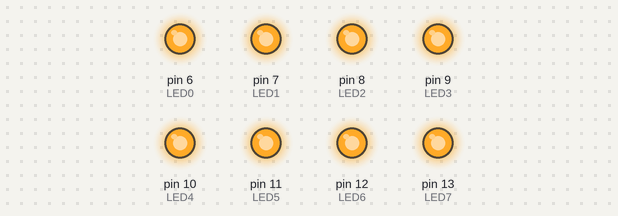
Bench run of a sketch on a simulated Arduino Uno, built with avr-gcc and run on an emulated ATmega328P. Shown: output pins drawn as LEDs (lit = HIGH).

Above: at 0.12 s.
At 2.49 s:
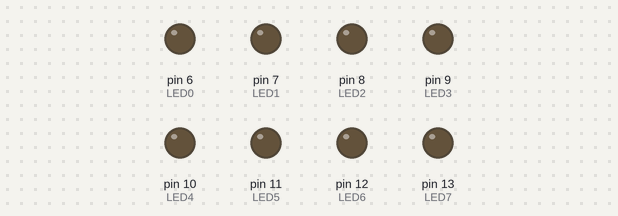
Timing chart, 0 to 3.0 s (numbered marks = the images above):
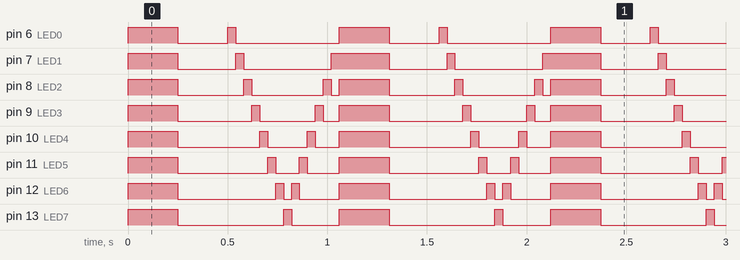

The sketch:

LEDs_Kit-on-a-Shield.ino
```cpp
/*Upload the code to watch the LEDs
  light up back and forth.
*/

const int LED0 =  6;
const int LED1 =  7;
const int LED2 =  8;
const int LED3 =  9;
const int LED4 = 10;
const int LED5 = 11;
const int LED6 = 12;
const int LED7 = 13;

void setup() {

  pinMode (LED0, OUTPUT);
  pinMode (LED1, OUTPUT);
  pinMode (LED2, OUTPUT);
  pinMode (LED3, OUTPUT);
  pinMode (LED4, OUTPUT);
  pinMode (LED5, OUTPUT);
  pinMode (LED6, OUTPUT);
  pinMode (LED7, OUTPUT);


}

void loop() {

  // ALL LEDS ON
  for (int i = LED0; i < LED7 + 1; i++) {
    digitalWrite (i, HIGH);
  }
  delay(250);

  // ALL LEDS OFF
  for (int i = LED0; i < LED7 + 1; i++) {
    digitalWrite (i, LOW);
  }
  delay(250);

  // SCAN UP
  for (int i = LED0; i < LED7; i++) {
    digitalWrite(i, HIGH);
    if (i == LED0) digitalWrite(i + 1, LOW);
    if (i > LED0) digitalWrite(i - 1, LOW);
    delay(40);
  }

  // SCAN DOWN
  for (int i = LED7; i > LED0; i--) {
    digitalWrite(i, HIGH);
    if (i == LED7) digitalWrite(i - 1, LOW);
    if (i < LED7) digitalWrite(i + 1, LOW);
    delay(40);
  }

}
```

Measured:
- by itself, pin 6 (LED0): repeats every 1.1 s: LOW 0.25 s, HIGH 0.04 s, LOW 0.52 s, HIGH 0.25 s
- by itself, pin 7 (LED1): repeats every 1.1 s: LOW 0.29 s, HIGH 0.04 s, LOW 0.44 s, HIGH 0.29 s
- by itself, pin 8 (LED2): repeats every 1.1 s: LOW 0.33 s, HIGH 0.04 s, LOW 0.36 s, HIGH 0.04 s, LOW 0.04 s, HIGH 0.25 s
- by itself, pin 9 (LED3): repeats every 1.1 s: LOW 0.37 s, HIGH 0.04 s, LOW 0.28 s, HIGH 0.04 s, LOW 0.08 s, HIGH 0.25 s
- by itself, pin 10 (LED4): repeats every 1.1 s: LOW 0.41 s, HIGH 0.04 s, LOW 0.20 s, HIGH 0.04 s, LOW 0.12 s, HIGH 0.25 s
- by itself, pin 11 (LED5): repeats every 1.1 s: LOW 0.45 s, HIGH 0.04 s, LOW 0.12 s, HIGH 0.04 s, LOW 0.16 s, HIGH 0.25 s
- by itself, pin 12 (LED6): repeats every 1.1 s: LOW 0.49 s, HIGH 0.04 s, LOW 0.04 s, HIGH 0.04 s, LOW 0.20 s, HIGH 0.25 s
- by itself, pin 13 (LED7): repeats every 1.1 s: LOW 0.53 s, HIGH 0.04 s, LOW 0.24 s, HIGH 0.25 s
